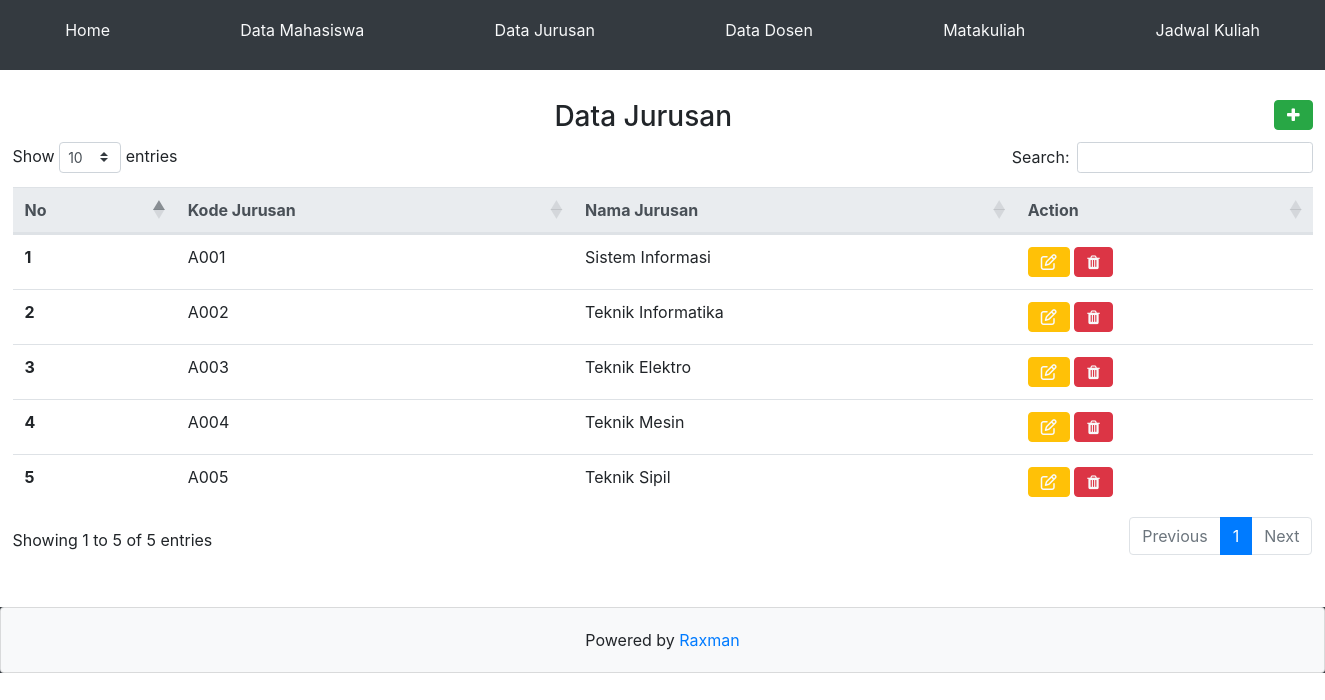
The page /?page=data_jurusan on the database its author committed.
### tables this page shows
CREATE TABLE IF NOT EXISTS `t_jurusan` (
  `id_jurusan` int(11) NOT NULL AUTO_INCREMENT,
  `kode_jurusan` varchar(30) NOT NULL,
  `nama_jurusan` varchar(100) NOT NULL,
  PRIMARY KEY (`id_jurusan`)
);

### pages/data_jurusan.php (the view, shortened to what this page needs)
<!DOCTYPE html>
<html>
<body>
	<div style="width: 1300px; margin: auto; margin-top: 10px">
		<button style="margin-bottom: 10px; float: right;" type="button" class="btn btn-success" data-toggle="modal" data-target="#tambahJurusan"><i class="fa fa-plus"></i></button>
		<h3 style="text-align:center;">Data Jurusan</h3>
		<table class="table" id="dt-datatable" style="clear: both;">
		  <thead class="thead-light">
		    <tr>
		      <th scope="col">No</th>
		      <th scope="col">Kode Jurusan</th>
		      <th scope="col">Nama Jurusan</th>
		      <th scope="col">Action</th>
		    </tr>
		  </thead>
		  <tbody>
		    <?php
		    	include "controller/connection.php";
		    	$query = mysqli_query($connect,"SELECT * FROM t_jurusan");
		    	$no = 0;
		    	while ($row = mysqli_fetch_array($query)){
		    		$no++;?>
		    		<tr>
				      <th><?=$no?></th>
				      <td><?=$row['kode_jurusan']?></td>
				      <td><?=$row['nama_jurusan']?></td>
				      <td class="text-light">
				      	<a type="button" class="btn btn-warning" data-toggle="modal" data-target="#ubahJurusan"
				      	data-idjurusan="<?= $row['id_jurusan'] ?>"
		                data-kodejurusan="<?= $row['kode_jurusan'] ?>"
		                data-namajurusan="<?= $row['nama_jurusan'] ?>"
				      	><i class="fa fa-edit"></i></a>
				      	<a type="button" class="btn btn-danger" data-toggle="modal" data-target="#hapusJurusan"
				      	data-id_jurusan="<?= $row['id_jurusan'] ?>"
		                data-namajurusan="<?= $row['nama_jurusan'] ?>"
				      	><i class="fa fa-trash"></i></a>
				      </td>
				    </tr>
		    	<?php } ?>
		  </tbody>
		</table>
	</div>
</body>
</html>

### rows shown on the page
t_jurusan: kode_jurusan "A001", nama_jurusan "Sistem Informasi"
t_jurusan: kode_jurusan "A002", nama_jurusan "Teknik Informatika"
t_jurusan: kode_jurusan "A003", nama_jurusan "Teknik Elektro"
t_jurusan: kode_jurusan "A004", nama_jurusan "Teknik Mesin"
t_jurusan: kode_jurusan "A005", nama_jurusan "Teknik Sipil"
